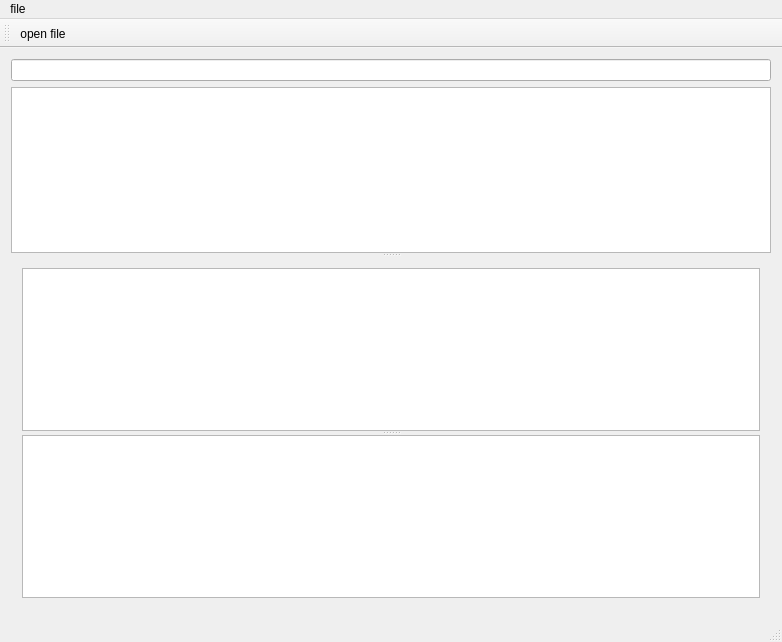
<?xml version="1.0" encoding="UTF-8"?>
<ui version="4.0">
 <class>MainWindow</class>
 <widget class="QMainWindow" name="MainWindow">
  <property name="geometry">
   <rect>
    <x>0</x>
    <y>0</y>
    <width>782</width>
    <height>642</height>
   </rect>
  </property>
  <property name="windowTitle">
   <string>MainWindow</string>
  </property>
  <widget class="QWidget" name="centralWidget">
   <layout class="QVBoxLayout" name="verticalLayout_2">
    <item>
     <widget class="QLineEdit" name="lineEdit">
      <property name="clearButtonEnabled">
       <bool>true</bool>
      </property>
     </widget>
    </item>
    <item>
     <widget class="QSplitter" name="splitter_2">
      <property name="orientation">
       <enum>Qt::Vertical</enum>
      </property>
      <widget class="QTableView" name="tableView">
       <property name="alternatingRowColors">
        <bool>true</bool>
       </property>
       <property name="selectionBehavior">
        <enum>QAbstractItemView::SelectRows</enum>
       </property>
       <property name="gridStyle">
        <enum>Qt::SolidLine</enum>
       </property>
       <attribute name="verticalHeaderVisible">
        <bool>false</bool>
       </attribute>
      </widget>
      <widget class="QWidget" name="verticalLayoutWidget">
       <layout class="QVBoxLayout" name="verticalLayout">
        <item>
         <widget class="QSplitter" name="splitter">
          <property name="orientation">
           <enum>Qt::Vertical</enum>
          </property>
          <widget class="QTreeView" name="treeView">
           <attribute name="headerVisible">
            <bool>false</bool>
           </attribute>
          </widget>
          <widget class="QPlainTextEdit" name="plainTextEdit"/>
         </widget>
        </item>
       </layout>
      </widget>
     </widget>
    </item>
   </layout>
  </widget>
  <widget class="QMenuBar" name="menuBar">
   <property name="geometry">
    <rect>
     <x>0</x>
     <y>0</y>
     <width>782</width>
     <height>23</height>
    </rect>
   </property>
   <widget class="QMenu" name="menuopen_file">
    <property name="title">
     <string>file</string>
    </property>
    <addaction name="actionopen_file"/>
   </widget>
   <addaction name="menuopen_file"/>
  </widget>
  <widget class="QToolBar" name="mainToolBar">
   <attribute name="toolBarArea">
    <enum>TopToolBarArea</enum>
   </attribute>
   <attribute name="toolBarBreak">
    <bool>false</bool>
   </attribute>
   <addaction name="actionopen_file"/>
  </widget>
  <widget class="QStatusBar" name="statusBar"/>
  <action name="actionopen_file">
   <property name="text">
    <string>open file</string>
   </property>
  </action>
 </widget>
 <layoutdefault spacing="6" margin="11"/>
 <resources/>
 <connections/>
</ui>
